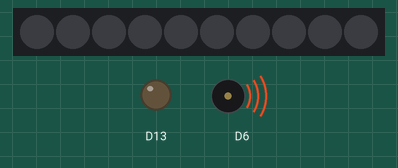
Simulated run of this sketch. Board: Adafruit Circuit Playground Express. Shown: 10 RGB LEDs in strip order, left to right, output pins drawn as LEDs (lit = HIGH), buzzer (waves = sounding). What the sketch prints to the serial monitor is not drawn.

Above: at 0.1 s.
At 0.8 s:
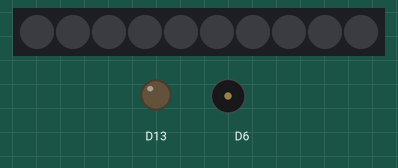
Timing chart, 0 to 2.3 s (numbered marks = the images above):
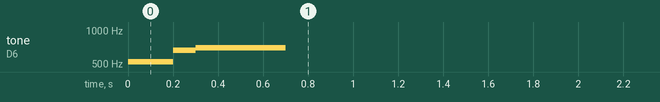

The sketch:

Make_Music.ino
```cpp
#include <Adafruit_CircuitPlayground.h>
#define BUTTONA 4
#define BUTTONB 5


void playMusic() {
  CircuitPlayground.playTone(523, 200);  // 523hz = C4
  CircuitPlayground.playTone(659, 100);  // 659hz = E5
  CircuitPlayground.playTone(698, 400);  // 698hz = F5
}

void setup() {
  // put your setup code here, to run once:
  Serial.begin(115200);
  Serial.println("Music!");
  pinMode(BUTTONA, INPUT_PULLDOWN);
  pinMode(BUTTONB, INPUT_PULLDOWN);
  CircuitPlayground.begin();
  playMusic();
}

void loop() {
  // put your main code here, to run repeatedly:
}
```
